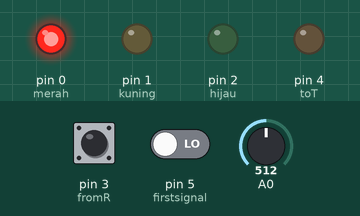
A sketch run on a simulated Arduino Uno, built with avr-gcc and run on an emulated ATmega328P. On the bench: output pins drawn as LEDs (lit = HIGH). The test bench sets the inputs (shaded band); at power-on: pin 3 (fromR) HIGH, pin 5 (firstsignal) LOW, A0 = 512.

Above: at 1.2 s.
1.3 s: pin 3 (fromR) pulsed LOW 2 times (0.12 s each, 0.3 s apart)
At 1.8 s:
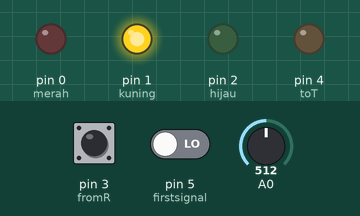
At 3.1 s:
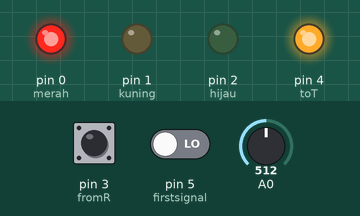
Timing chart, 0 to 4.6 s (numbered marks = the images above; inputs shaded):
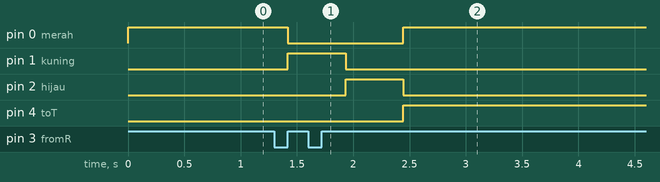

The sketch:

siska.ino.ino
```cpp
int merah = 0,
    kuning = 1,
    hijau = 2,

    fromR = 3,
    toT = 4,
    firstsignal = 5;

byte ex  = 0b0;
byte first = 0b0;
void setup() {
  // put your setup code here, to run once:
pinMode(merah,OUTPUT);
  pinMode(kuning,OUTPUT);
  pinMode(hijau,OUTPUT);

  pinMode(fromR,INPUT);
  pinMode(firstsignal,INPUT);
  pinMode(toT,OUTPUT);


  if(digitalRead(firstsignal) == HIGH) first = 0b1;
}
int myspeed = 500;
void gantiLampu(int pin){
    for(int i=0; i < 3; i++){
        if(i == pin) digitalWrite(i,HIGH);
        else digitalWrite(i,LOW);
      }

}

void loop() {
  // put your main code here, to run repeatedly:
  myspeed = analogRead(A0);

   if(myspeed < 200) myspeed = 200;


  int i = digitalRead(fromR);
  if(first == 0b1){
      i = HIGH;
      ex = 0b1;
      first = 0b0;
    }

  if(i == LOW) ex = 0b1;

  if( i == HIGH && ex == 0b1){
      ex = 0b0;

     digitalWrite(toT,LOW);
     gantiLampu(kuning);
      delay(myspeed);
     gantiLampu(hijau);
      delay(myspeed);
     gantiLampu(merah);
     digitalWrite(toT,HIGH);
     delay(1000);
    } else {


     gantiLampu(merah);
      }
}
```

Measured:
- after the input at 1.3 s, pin 0 (merah): HIGH → LOW after 0.12 s, → HIGH 1.0 s later; pin 1 (kuning): LOW → HIGH after 0.12 s, → LOW 0.51 s later; pin 2 (hijau): LOW → HIGH after 0.63 s, → LOW 0.51 s later; pin 4 (toT): LOW → HIGH after 1.1 s
